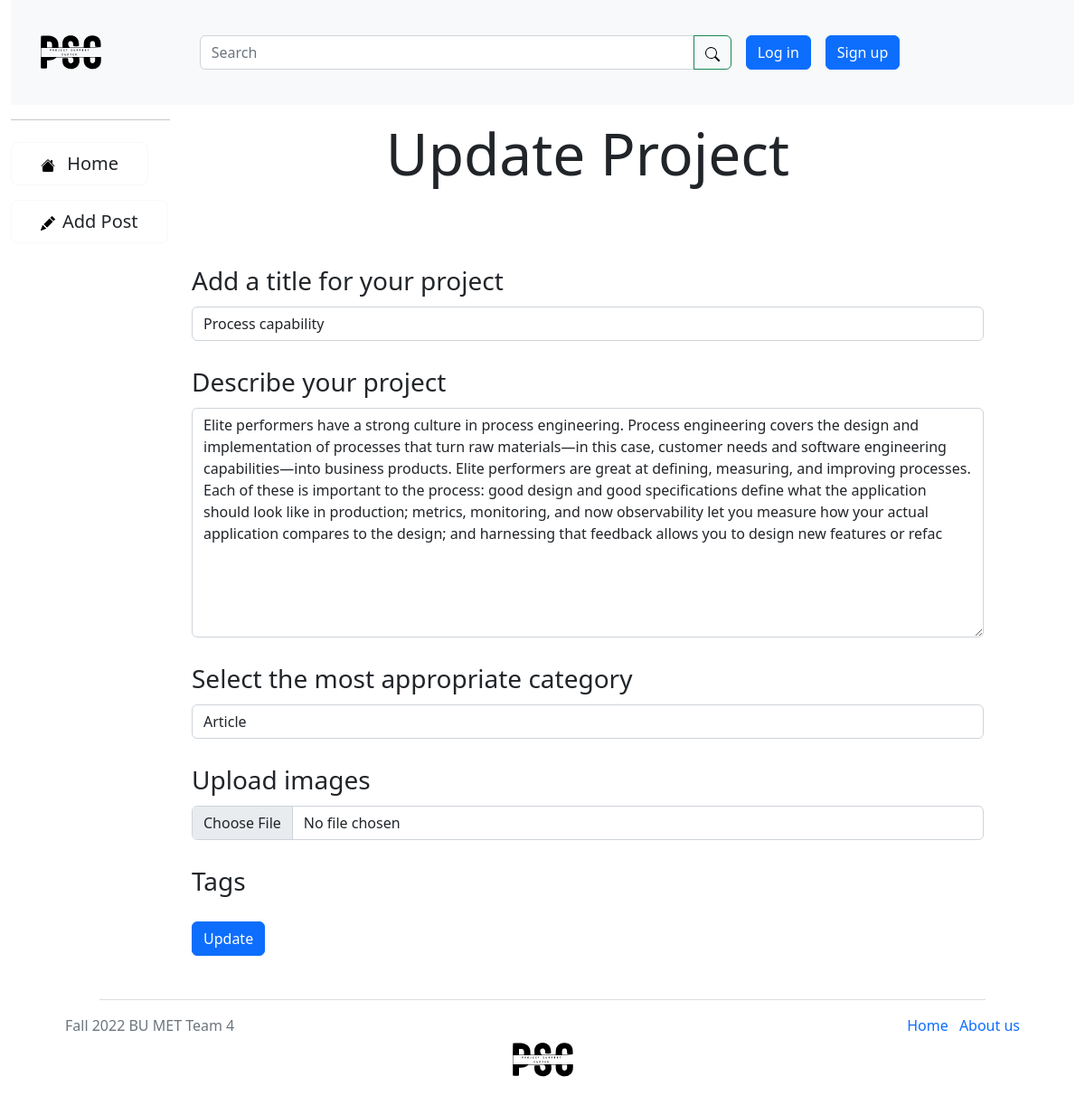
The page /project/edit/8 on the database its author committed.
### pscmodels/models.py (models this page shows, shortened)
class Posts(models.Model):
    CATEGORY = [
        ('TU', 'Tutorial'),
        ('BL', 'Blog'),
        ('TP', 'Tip'),
        ('AT', 'Article'),
        ('QU', 'Question'),
    ]
    creator = models.ForeignKey(settings.AUTH_USER_MODEL, on_delete=models.CASCADE)
    title = models.CharField(max_length=150)
    content = models.TextField()
    category = models.CharField(max_length=2, choices=CATEGORY, default='QU', )
    image_file = models.ImageField(upload_to='img/post/', blank=True, null=True)
    slug = models.SlugField(unique=True)
    date = models.DateTimeField(auto_now_add=True)
    upvotes = models.IntegerField(default=0)
    downvotes = models.IntegerField(default=0)
    votes = models.ManyToManyField(settings.AUTH_USER_MODEL, related_name="votes", default=None, blank=True)
    shares = models.IntegerField(default=0)
    tags = TaggableManager()
    favorites = models.ManyToManyField(settings.AUTH_USER_MODEL, related_name="favorite", default=None, blank=True)
    class Meta:
        ordering = ['-date']

### post/views.py (the view)
# urls.py: path('project/edit/<pk>', updatePost.as_view(), name='editPost'),
class updatePost(UpdateView):
    model = Posts
    template_name = 'post/updatePost.html'
    form_class = ProjectForm

### post/forms.py
class ProjectForm(forms.ModelForm):
    class Meta:
        model = Posts
        fields = ['title', 'content', 'category','image_file','tags']
        widgets = {
            'title':forms.TextInput(attrs={'class':'form-control', 'required': 'True','placeholder' : 'Title'}),
            'content': forms.Textarea(attrs={'class':'form-control', 'required': 'True','placeholder' : 'Description'}),
            'category': forms.Select(attrs={'class':'form-control', 'required': 'True'}),
            'image_file': forms.FileInput(attrs={'class':'form-control'}),
            'tags': TagWidget(attrs={'class':'form-control', 'required': 'True', 'placeholder':'Comma seperated values' })
        }

### post/templates/post/updatePost.html (shortened to what this page needs)
{% extends 'base.html' %}
{% block content %}
<figure class="text-center">
    <h1 class="display-3 mt-3">Update Project</h1>
</figure>
<br/><br/>
<div class="form-group">
    <form method="POST" enctype="multipart/form-data">
        <div class="my-3 ">
            <label class="form-label fs-3">Add a title for your project</label>
            {{ form.title }}
            <label class="form-label mt-4 fs-3">Describe your project</label>
            {{ form.content }}
            <label class="form-label mt-4 fs-3">Select the most appropriate category</label>
            {{ form.category }}
            <label class="form-label mt-4 fs-3">Upload images</label>
            {{ form.image_file }}
            <label class="form-label mt-4 fs-3">Tags</label>
        </div>
        <button type="submit" class="btn btn-primary">Update</button>
    </form>
</div>
{% endblock %}

### rows shown on the page
Posts: title "Process capability", content "Elite performers have a strong culture in process engineering. Process engineering covers the design and implementation of processes that turn raw materials—in this case, customer needs and software engineering capabilities—into business products. Elite performers are great at defining, measuring, and improving processes. Each of these is important to the process: good design and good specifications define what the application should look like in production; metrics, monitoring, and now observability let you measure how your actual application compares to the design; and harnessing that feedback allows you to design new features or refac", category "Article"
